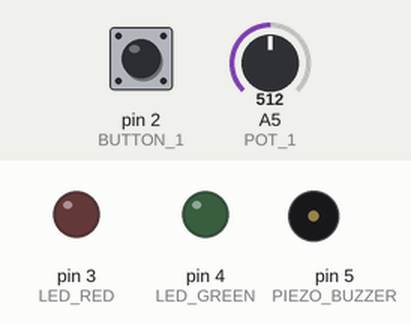
This sketch was run on a simulated Arduino Uno, built with avr-gcc and run on an emulated ATmega328P. Shown: output pins drawn as LEDs (lit = HIGH), buzzer (waves = sounding). Dashed ring = blinking. The test bench sets the inputs (shaded band); at power-on: pin 2 (BUTTON_1) LOW, A5 (POT_1) = 512.

Above: at 1.2 s.
1.3 s: pin 2 (BUTTON_1) pulled HIGH for 1 s
At 1.55 s:
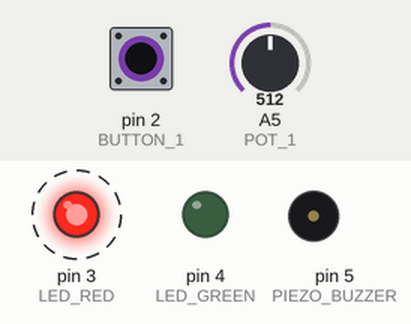
4.3 s: A5 (POT_1) set to 498
At 4.6 s:
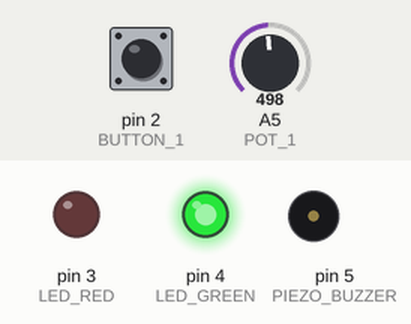
5.8 s: pin 2 (BUTTON_1) pulled HIGH for 0.15 s
At 6.2 s:
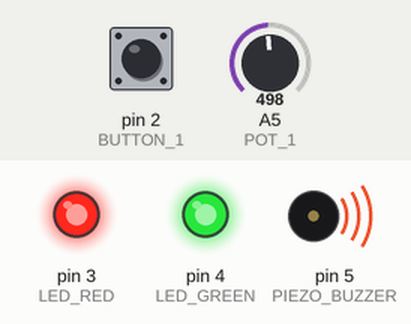
Timing chart, 0 to 5.9 s (numbered marks = the images above; inputs shaded):
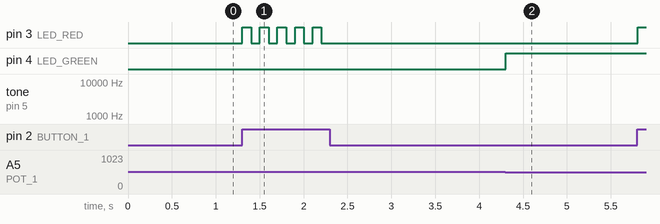

The sketch:

sketch_pot_button_turning_led_with_buzzer.ino
```cpp
// outputs
const short LED_RED = 3;
const short LED_GREEN = 4;
const short PIEZO_BUZZER = 5;

// inputs
const short POT_1 = A5;
const short BUTTON_1 = 2;

void setup() {
  Serial.begin(9600);

  // no setup required for the piezo buzzer
  // ...

  // controlled by the button
  pinMode(LED_RED, OUTPUT);
  pinMode(BUTTON_1, INPUT);

  // controlled by the potentiometer
  pinMode(LED_GREEN, OUTPUT);
  pinMode(POT_1, INPUT);
}

void loop() {
  const short potReading = analogRead(POT_1);
  const short buttonReading = digitalRead(BUTTON_1);
  static bool isRedLedOn = false;

  // control green LED using potentiometer
  if (potReading > (1023/2)) {
    digitalWrite(LED_GREEN, LOW);
  } else {
    digitalWrite(LED_GREEN, HIGH);
  }

  // control red LED using button
  if (buttonReading == HIGH) {
    isRedLedOn = !isRedLedOn;
  }

  // turn the red light on until turned off
  if (isRedLedOn) {
    digitalWrite(LED_RED, HIGH);
  } else {
    digitalWrite(LED_RED, LOW);
  }

  // ring the buzzer if both lights are turned on
  if (isRedLedOn && potReading <= (1023/2)) {
    for (int i = 100; i < 10000; i++) {
      tone(PIEZO_BUZZER, i, 100);
    }
  }

  delay(100);
}
```

Measured:
- the behaviour switches between 512 and 511 on A5 (POT_1) (found by bisection; images 1 and 2)
- after the input at 1.3 s, pin 3 (LED_RED): alternates HIGH for 0.10 s and LOW for 0.10 s, 10 changes in all, then stays LOW, starting at once
- after the input at 4.3 s, pin 4 (LED_GREEN): LOW → HIGH at once
